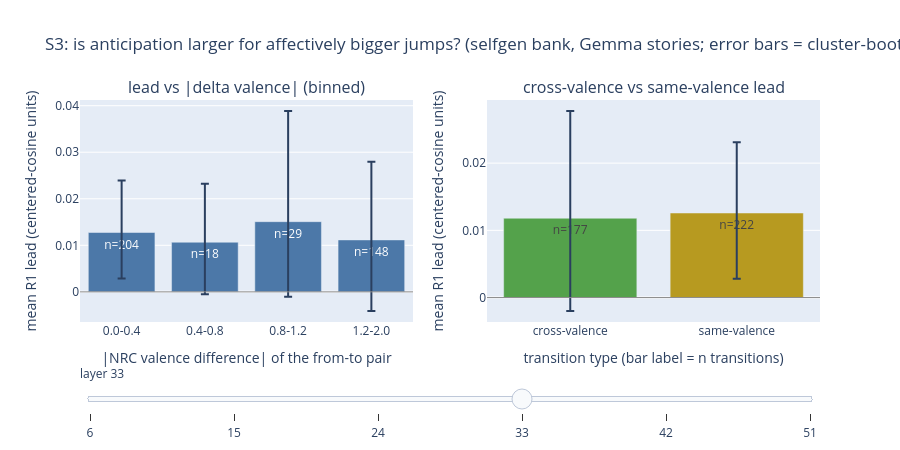

Notebook code cell kept with this figure:
### Markdown cell above
## S3. Does tracking follow affective distance?

**Question: for a transition from emotion X to emotion Y, does anticipation
scale with how far apart X and Y sit in valence-arousal space, independent of
which designed family the pair came from?**

**Method, plainly.** Family labels bundle several things at once; this is the
registration's read for separating the affective-distance construct from the
family label. Each transition's R1 lead (selfgen bank, Gemma stories) is
related to the NRC VAD (v2.1) geometry of its from-to emotion pair in two
cuts: the lead binned by absolute valence difference, and the headline
contrast, cross-valence transitions (the pair straddles the
pleasant-unpleasant boundary) vs same-valence transitions. The per-layer
correlations of the lead with the valence gap and the arousal gap are printed
below the figure.

### Code cell
# this cell relates each transition's R1 lead (selfgen bank, primary arm)
# to the VAD geometry of its from->to pair
fig, S3 = tr.s3_affective_distance_figure(ARMS, VAD, RNG)
fig.show()
print("pearson r(lead, |dV|) and r(lead, |dA|) per layer:")
for layer in LAYERS:
    print(f"  L{layer}: r_dval={S3[layer]['r_dval']:+.3f}  r_darr={S3[layer]['r_darr']:+.3f}")

### Figure 1 — Plotly figure (JSON) as saved in the notebook; plotly's stock layout.template omitted (floating-point values rounded to 4 significant figures)
{"data": [{"error_y": {"array": [0.008464, 0.01495, 0.02705, 0.01195], "arrayminus": [0.008964, 0.01612, 0.02627, 0.01319]}, "marker": {"color": "#4c78a8"}, "showlegend": false, "text": ["n=204", "n=18", "n=29", "n=148"], "type": "bar", "visible": false, "x": ["0.0-0.4", "0.4-0.8", "0.8-1.2", "1.2-2.0"], "xaxis": "x", "y": [0.009621, -0.01884, 0.005827, 0.01122], "yaxis": "y"}, {"error_y": {"array": [0.01063, 0.007733], "arrayminus": [0.01016, 0.008413]}, "marker": {"color": ["#54a24b", "#b79a20"]}, "showlegend": false, "text": ["n=177", "n=222"], "type": "bar", "visible": false, "x": ["cross-valence", "same-valence"], "xaxis": "x2", "y": [0.01034, 0.007314], "yaxis": "y2"}, {"error_y": {"array": [0.01466, 0.04039, 0.02269, 0.01662], "arrayminus": [0.01539, 0.04659, 0.01601, 0.01891]}, "marker": {"color": "#4c78a8"}, "showlegend": false, "text": ["n=204", "n=18", "n=29", "n=148"], "type": "bar", "visible": false, "x": ["0.0-0.4", "0.4-0.8", "0.8-1.2", "1.2-2.0"], "xaxis": "x", "y": [0.00936, -0.04683, -0.02027, 0.0167], "yaxis": "y"}, {"error_y": {"array": [0.01533, 0.01522], "arrayminus": [0.01725, 0.01586]}, "marker": {"color": ["#54a24b", "#b79a20"]}, "showlegend": false, "text": ["n=177", "n=222"], "type": "bar", "visible": false, "x": ["cross-valence", "same-valence"], "xaxis": "x2", "y": [0.01064, 0.004804], "yaxis": "y2"}, {"error_y": {"array": [0.01097, 0.03051, 0.01679, 0.01355], "arrayminus": [0.01075, 0.03688, 0.02756, 0.01119]}, "marker": {"color": "#4c78a8"}, "showlegend": false, "text": ["n=204", "n=18", "n=29", "n=148"], "type": "bar", "visible": false, "x": ["0.0-0.4", "0.4-0.8", "0.8-1.2", "1.2-2.0"], "xaxis": "x", "y": [0.005231, -0.00224, -0.008186, 0.02601], "yaxis": "y"}, {"error_y": {"array": [0.01235, 0.01147], "arrayminus": [0.01043, 0.01005]}, "marker": {"color": ["#54a24b", "#b79a20"]}, "showlegend": false, "text": ["n=177", "n=222"], "type": "bar", "visible": false, "x": ["cross-valence", "same-valence"], "xaxis": "x2", "y": [0.02041, 0.004625], "yaxis": "y2"}, {"error_y": {"array": [0.01118, 0.01258, 0.02375, 0.0168], "arrayminus": [0.009875, 0.0112, 0.01614, 0.01525]}, "marker": {"color": "#4c78a8"}, "showlegend": false, "text": ["n=204", "n=18", "n=29", "n=148"], "type": "bar", "visible": true, "x": ["0.0-0.4", "0.4-0.8", "0.8-1.2", "1.2-2.0"], "xaxis": "x", "y": [0.01275, 0.01066, 0.01508, 0.01116], "yaxis": "y"}, {"error_y": {"array": [0.01594, 0.01053], "arrayminus": [0.01379, 0.009796]}, "marker": {"color": ["#54a24b", "#b79a20"]}, "showlegend": false, "text": ["n=177", "n=222"], "type": "bar", "visible": true, "x": ["cross-valence", "same-valence"], "xaxis": "x2", "y": [0.01181, 0.01258], "yaxis": "y2"}, {"error_y": {"array": [0.01287, 0.0566, 0.0275, 0.01317], "arrayminus": [0.01257, 0.04886, 0.03064, 0.01255]}, "marker": {"color": "#4c78a8"}, "showlegend": false, "text": ["n=204", "n=18", "n=29", "n=148"], "type": "bar", "visible": false, "x": ["0.0-0.4", "0.4-0.8", "0.8-1.2", "1.2-2.0"], "xaxis": "x", "y": [-0.002574, -0.01852, 0.0002898, 0.02578], "yaxis": "y"}, {"error_y": {"array": [0.01268, 0.01336], "arrayminus": [0.0118, 0.01206]}, "marker": {"color": ["#54a24b", "#b79a20"]}, "showlegend": false, "text": ["n=177", "n=222"], "type": "bar", "visible": false, "x": ["cross-valence", "same-valence"], "xaxis": "x2", "y": [0.0216, -0.003867], "yaxis": "y2"}, {"error_y": {"array": [0.009922, 0.05895, 0.02787, 0.007909], "arrayminus": [0.01019, 0.03519, 0.03812, 0.008114]}, "marker": {"color": "#4c78a8"}, "showlegend": false, "text": ["n=204", "n=18", "n=29", "n=148"], "type": "bar", "visible": false, "x": ["0.0-0.4", "0.4-0.8", "0.8-1.2", "1.2-2.0"], "xaxis": "x", "y": [-0.0068, -0.03377, -0.003635, 0.02717], "yaxis": "y"}, {"error_y": {"array": [0.00861, 0.01177], "arrayminus": [0.008977, 0.01113]}, "marker": {"color": ["#54a24b", "#b79a20"]}, "showlegend": false, "text": ["n=177", "n=222"], "type": "bar", "visible": false, "x": ["cross-valence", "same-valence"], "xaxis": "x2", "y": [0.02212, -0.008986], "yaxis": "y2"}], "layout": {"annotations": [{"font": {"size": 16}, "showarrow": false, "text": "lead vs |delta valence| (binned)", "x": 0.225, "xanchor": "center", "xref": "paper", "y": 1.0, "yanchor": "bottom", "yref": "paper"}, {"font": {"size": 16}, "showarrow": false, "text": "cross-valence vs same-valence lead", "x": 0.775, "xanchor": "center", "xref": "paper", "y": 1.0, "yanchor": "bottom", "yref": "paper"}], "height": 450, "shapes": [{"line": {"color": "#888", "width": 1}, "type": "line", "x0": 0, "x1": 1, "xref": "x domain", "y0": 0, "y1": 0, "yref": "y"}, {"line": {"color": "#888", "width": 1}, "type": "line", "x0": 0, "x1": 1, "xref": "x2 domain", "y0": 0, "y1": 0, "yref": "y2"}], "sliders": [{"active": 3, "currentvalue": {"prefix": "layer "}, "pad": {"t": 40}, "steps": [{"args": [{"visible": [true, true, false, false, false, false, false, false, false, false, false, false]}], "label": "6", "method": "update"}, {"args": [{"visible": [false, false, true, true, false, false, false, false, false, false, false, false]}], "label": "15", "method": "update"}, {"args": [{"visible": [false, false, false, false, true, true, false, false, false, false, false, false]}], "label": "24", "method": "update"}, {"args": [{"visible": [false, false, false, false, false, false, true, true, false, false, false, false]}], "label": "33", "method": "update"}, {"args": [{"visible": [false, false, false, false, false, false, false, false, true, true, false, false]}], "label": "42", "method": "update"}, {"args": [{"visible": [false, false, false, false, false, false, false, false, false, false, true, true]}], "label": "51", "method": "update"}]}], "title": {"text": "S3: is anticipation larger for affectively bigger jumps? (selfgen bank, Gemma stories; error bars = cluster-bootstrap 95% CI)"}, "xaxis": {"anchor": "y", "domain": [0.0, 0.45], "title": {"text": "|NRC valence difference| of the from-to pair"}}, "xaxis2": {"anchor": "y2", "domain": [0.55, 1.0], "title": {"text": "transition type (bar label = n transitions)"}}, "yaxis": {"anchor": "x", "domain": [0.0, 1.0], "title": {"text": "mean R1 lead (centered-cosine units)"}}, "yaxis2": {"anchor": "x2", "domain": [0.0, 1.0], "title": {"text": "mean R1 lead (centered-cosine units)"}}}}
